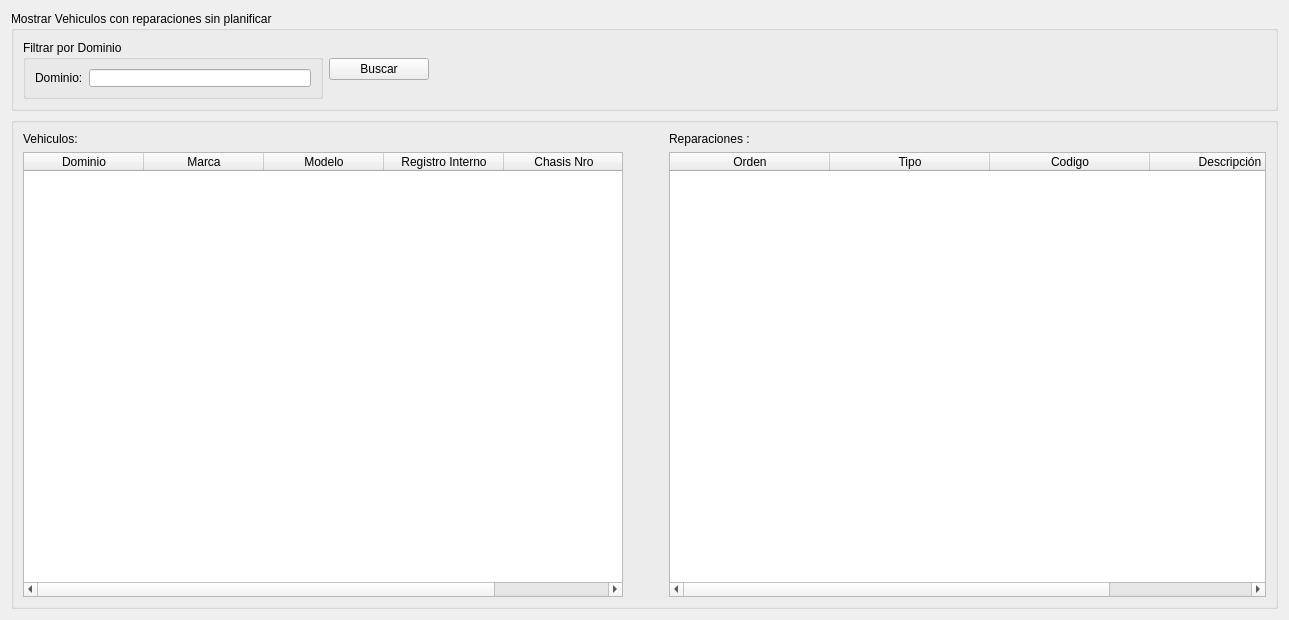
<?xml version="1.0" encoding="UTF-8"?>
<ui version="4.0">
 <class>WidgetMostrarReparacionesPorVehiculo</class>
 <widget class="QWidget" name="WidgetMostrarReparacionesPorVehiculo">
  <property name="windowModality">
   <enum>Qt::WindowModal</enum>
  </property>
  <property name="geometry">
   <rect>
    <x>0</x>
    <y>0</y>
    <width>1289</width>
    <height>620</height>
   </rect>
  </property>
  <property name="minimumSize">
   <size>
    <width>988</width>
    <height>460</height>
   </size>
  </property>
  <property name="windowTitle">
   <string>Mostrar Reparaciones Por Vehiculo</string>
  </property>
  <layout class="QVBoxLayout" name="verticalLayout">
   <item>
    <widget class="QGroupBox" name="groupBox_3">
     <property name="minimumSize">
      <size>
       <width>0</width>
       <height>100</height>
      </size>
     </property>
     <property name="maximumSize">
      <size>
       <width>16777215</width>
       <height>100</height>
      </size>
     </property>
     <property name="title">
      <string>Mostrar Vehiculos con reparaciones sin planificar</string>
     </property>
     <layout class="QHBoxLayout" name="horizontalLayout">
      <item>
       <widget class="QGroupBox" name="groupBox_4">
        <property name="minimumSize">
         <size>
          <width>300</width>
          <height>0</height>
         </size>
        </property>
        <property name="maximumSize">
         <size>
          <width>300</width>
          <height>16777215</height>
         </size>
        </property>
        <property name="title">
         <string>Filtrar por Dominio</string>
        </property>
        <layout class="QFormLayout" name="formLayout">
         <property name="fieldGrowthPolicy">
          <enum>QFormLayout::AllNonFixedFieldsGrow</enum>
         </property>
         <item row="0" column="0">
          <widget class="QLabel" name="label">
           <property name="text">
            <string>Dominio:</string>
           </property>
          </widget>
         </item>
         <item row="0" column="1">
          <widget class="QLineEdit" name="lineEdit"/>
         </item>
        </layout>
       </widget>
      </item>
      <item>
       <widget class="QPushButton" name="pushButton">
        <property name="minimumSize">
         <size>
          <width>100</width>
          <height>0</height>
         </size>
        </property>
        <property name="maximumSize">
         <size>
          <width>100</width>
          <height>16777215</height>
         </size>
        </property>
        <property name="text">
         <string>Buscar</string>
        </property>
       </widget>
      </item>
      <item>
       <spacer name="horizontalSpacer_2">
        <property name="orientation">
         <enum>Qt::Horizontal</enum>
        </property>
        <property name="sizeHint" stdset="0">
         <size>
          <width>40</width>
          <height>20</height>
         </size>
        </property>
       </spacer>
      </item>
     </layout>
    </widget>
   </item>
   <item>
    <widget class="QGroupBox" name="groupBox_2">
     <property name="title">
      <string/>
     </property>
     <layout class="QGridLayout" name="gridLayout">
      <item row="1" column="2">
       <widget class="QTableWidget" name="tableWidgetReparaciones">
        <attribute name="horizontalHeaderCascadingSectionResizes">
         <bool>true</bool>
        </attribute>
        <attribute name="horizontalHeaderDefaultSectionSize">
         <number>160</number>
        </attribute>
        <attribute name="horizontalHeaderShowSortIndicator" stdset="0">
         <bool>false</bool>
        </attribute>
        <attribute name="horizontalHeaderStretchLastSection">
         <bool>true</bool>
        </attribute>
        <column>
         <property name="text">
          <string>Orden</string>
         </property>
        </column>
        <column>
         <property name="text">
          <string>Tipo</string>
         </property>
        </column>
        <column>
         <property name="text">
          <string>Codigo</string>
         </property>
        </column>
        <column>
         <property name="text">
          <string>Descripción</string>
         </property>
        </column>
       </widget>
      </item>
      <item row="1" column="0">
       <widget class="QTableWidget" name="tableWidgetVehiculos">
        <property name="minimumSize">
         <size>
          <width>600</width>
          <height>0</height>
         </size>
        </property>
        <property name="maximumSize">
         <size>
          <width>600</width>
          <height>16777215</height>
         </size>
        </property>
        <attribute name="horizontalHeaderCascadingSectionResizes">
         <bool>true</bool>
        </attribute>
        <attribute name="horizontalHeaderDefaultSectionSize">
         <number>120</number>
        </attribute>
        <attribute name="horizontalHeaderStretchLastSection">
         <bool>true</bool>
        </attribute>
        <column>
         <property name="text">
          <string>Dominio</string>
         </property>
        </column>
        <column>
         <property name="text">
          <string>Marca</string>
         </property>
        </column>
        <column>
         <property name="text">
          <string>Modelo</string>
         </property>
        </column>
        <column>
         <property name="text">
          <string>Registro Interno</string>
         </property>
        </column>
        <column>
         <property name="text">
          <string>Chasis Nro</string>
         </property>
        </column>
       </widget>
      </item>
      <item row="0" column="0">
       <widget class="QLabel" name="label_2">
        <property name="text">
         <string>Vehiculos:</string>
        </property>
       </widget>
      </item>
      <item row="0" column="2">
       <widget class="QLabel" name="label_3">
        <property name="text">
         <string>Reparaciones :</string>
        </property>
       </widget>
      </item>
      <item row="1" column="1">
       <spacer name="horizontalSpacer">
        <property name="orientation">
         <enum>Qt::Horizontal</enum>
        </property>
        <property name="sizeType">
         <enum>QSizePolicy::Minimum</enum>
        </property>
        <property name="sizeHint" stdset="0">
         <size>
          <width>40</width>
          <height>20</height>
         </size>
        </property>
       </spacer>
      </item>
     </layout>
    </widget>
   </item>
  </layout>
 </widget>
 <resources/>
 <connections/>
</ui>
